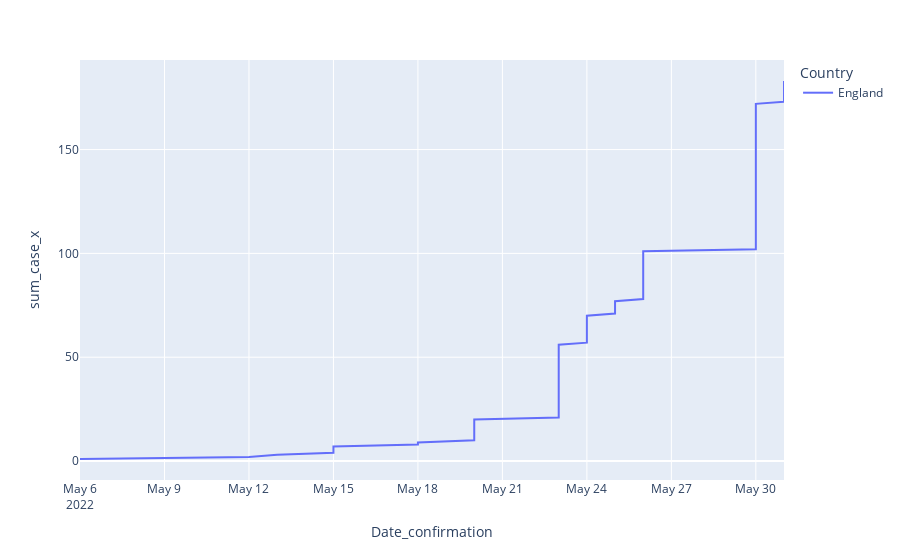

Here is the notebook cell this chart was saved with:
### Code cell
fig3 = px.line(merge_df[merge_df['Country'] == 'England'], x='Date_confirmation',y='sum_case_x', color='Country')
fig3.show()

### Figure 1 — Plotly figure (JSON) as saved in the notebook; plotly's stock layout.template omitted (floating-point values rounded to 4 significant figures; data arrays with more than 128 entries replaced by an {"elided": "..."} marker saying what was removed)
{"data": [{"hovertemplate": "Country=England<br>Date_confirmation=%{x}<br>sum_case_x=%{y}<extra></extra>", "legendgroup": "England", "line": {"color": "#636efa", "dash": "solid"}, "marker": {"symbol": "circle"}, "mode": "lines", "name": "England", "orientation": "v", "showlegend": true, "type": "scatter", "x": {"elided": "183 str values"}, "xaxis": "x", "y": {"elided": "183 int values"}, "yaxis": "y"}], "layout": {"legend": {"title": {"text": "Country"}, "tracegroupgap": 0}, "margin": {"t": 60}, "xaxis": {"anchor": "y", "domain": [0, 1], "title": {"text": "Date_confirmation"}}, "yaxis": {"anchor": "x", "domain": [0, 1], "title": {"text": "sum_case_x"}}}}
